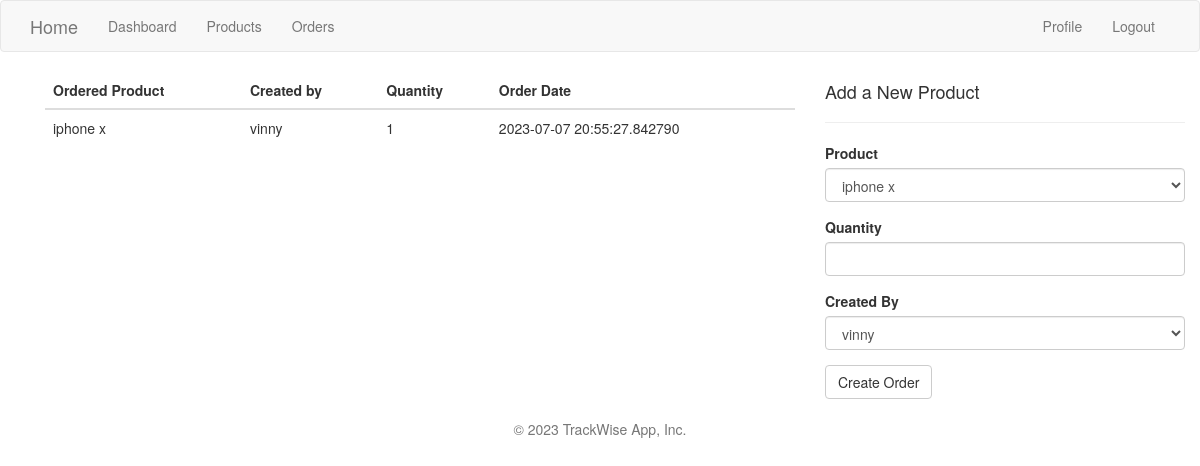
/orders (signed in), run on an earlier commit of the app's database.
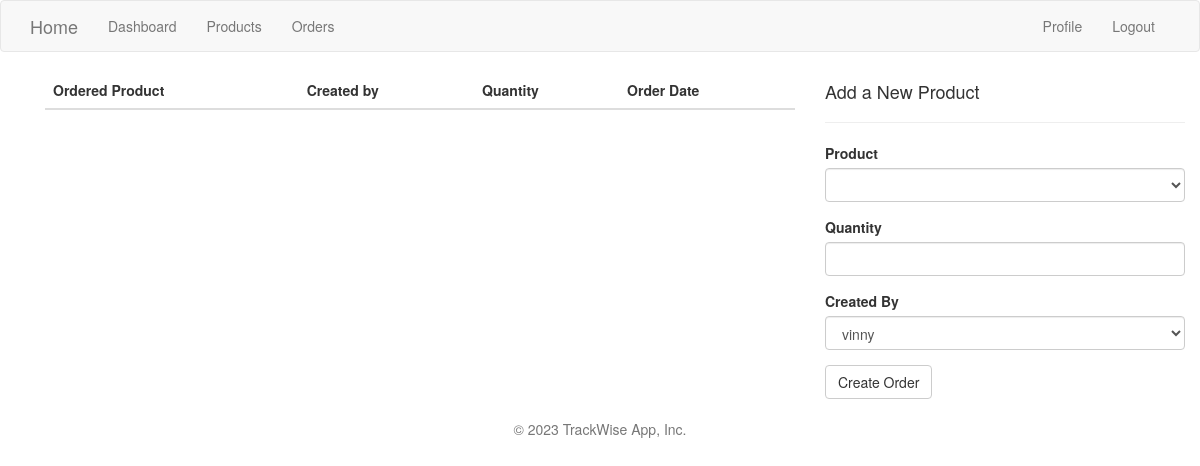
And on a later commit of the database.
### app/models.py (models this page shows, shortened)
class Order(db.Model):
    id = db.Column(db.Integer, primary_key=True)
    product = db.Column(db.Integer, db.ForeignKey('product.id'), nullable=True)
    created_by = db.Column(db.Integer, db.ForeignKey('user.id'), nullable=True)
    order_quantity = db.Column(db.Integer, nullable=True)
    date = db.Column(db.DateTime, nullable=True, default=datetime.utcnow())

### app/main/routes.py (the view, shortened to what this page needs)
@bp.route('/orders', methods=['GET', 'POST'])
@login_required
def orders():
    orders = Order.query.all()
    user = User.query.filter_by().first_or_404()
    form = OrderForm()
    context = {
        "orders": orders,
        "form": form,
        "user": user
    }
    return render_template('orders.html',title="Orders", context=context)

### app/forms.py
class OrderForm(FlaskForm):
    product = SelectField("Product" ,validators=[DataRequired()])
    order_quantity = IntegerField("Quantity", validators=[DataRequired()])
    created_by = SelectField("Created By",validators=[DataRequired()])
    create_order = SubmitField('Create Order')
    def __init__(self, *args, **kwargs):
        super(OrderForm, self).__init__(*args, **kwargs)
        self.product.choices = [(product.name) for product in Product.query.all()]
        self.created_by.choices = [(user.username) for user in User.query.all()]

### app/models.py (called while the page is built)
@login.user_loader
def load_user(id):
    return User.query.get(int(id))

### app/templates/orders.html
{% extends 'base.html' %}
{% import 'bootstrap/wtf.html' as wtf %}
{% block app_content %}
<div class="container">
    <div class="row">
        <div class="col-md-8">
            <table class="table">
               <thead>
                <tr>
                <th scope="col">Ordered Product</th>
                <th scope="col">Created by</th>
                <th scope="col">Quantity</th>
                <th scope="col">Order Date</th>
                </tr>
               </thead>
               <tbody>
                {% for order in context.orders %}
                <tr>
                    <td>{{ order.product }}</td>
                    <td>{{ order.created_by }}</td>
                    <td>{{ order.order_quantity }}</td>
                    <td>{{ order.date }}</td>
                </tr>
                {% endfor %}
            </tbody>
            </table>
        </div>
        <div class="col-md-4">
            <form method="POST">
                <h4>Add a New Product</h4>
                <hr>
                {{ wtf.quick_form(context.form) }}
                <br>
        </div>
    </div>
</div>
{% endblock%}

What changed in the data, as far as the page shows it:
removed Order: product "iphone x", created_by "vinny", order_quantity "1", date "2023-07-07 20:55:27.842790"
Also different on the page:
form field product: "iphone x" → (not shown)
